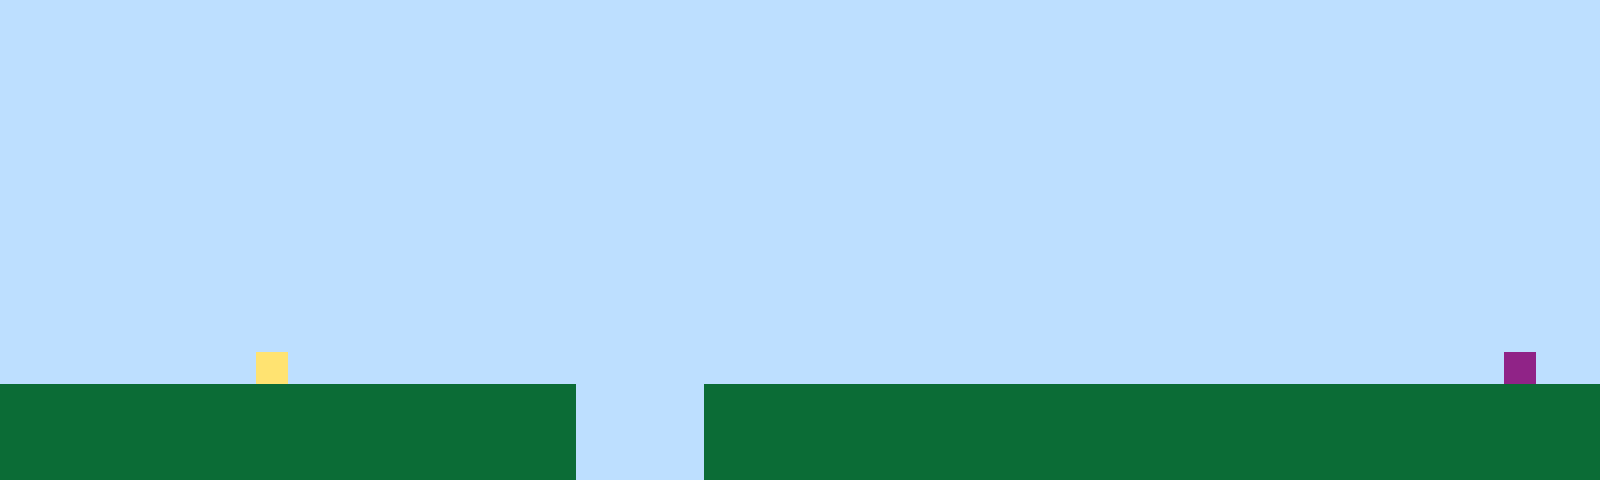

Below is a game level as drawn by its tile map, then a one-line description and the .tmx file that defines it, in full:
An orthogonal 50x15 tile map with 32x32 px tiles, 1 tile layer (Tile Layer 1).

<map version="1.10" tiledversion="1.11.2" orientation="orthogonal" renderorder="right-up" width="50" height="15" tilewidth="32" tileheight="32" infinite="0" nextlayerid="2" nextobjectid="1"><editorsettings><export target="map1.csv" format="csv" /></editorsettings><tileset firstgid="1" name="sprites" tilewidth="32" tileheight="32" tilecount="6" columns="3"><image source="sprites.png" width="96" height="64" /></tileset><layer id="1" name="Tile Layer 1" width="50" height="15"><data encoding="csv">1,1,1,1,1,1,1,1,1,1,1,1,1,1,1,1,1,1,1,1,1,1,1,1,1,1,1,1,1,1,1,1,1,1,1,1,1,1,1,1,1,1,1,1,1,1,1,1,1,1,1,1,1,1,1,1,1,1,1,1,1,1,1,1,1,1,1,1,1,1,1,1,1,1,1,1,1,1,1,1,1,1,1,1,1,1,1,1,1,1,1,1,1,1,1,1,1,1,1,1,1,1,1,1,1,1,1,1,1,1,1,1,1,1,1,1,1,1,1,1,1,1,1,1,1,1,1,1,1,1,1,1,1,1,1,1,1,1,1,1,1,1,1,1,1,1,1,1,1,1,1,1,1,1,1,1,1,1,1,1,1,1,1,1,1,1,1,1,1,1,1,1,1,1,1,1,1,1,1,1,1,1,1,1,1,1,1,1,1,1,1,1,1,1,1,1,1,1,1,1,1,1,1,1,1,1,1,1,1,1,1,1,1,1,1,1,1,1,1,1,1,1,1,1,1,1,1,1,1,1,1,1,1,1,1,1,1,1,1,1,1,1,1,1,1,1,1,1,1,1,1,1,1,1,1,1,1,1,1,1,1,1,1,1,1,1,1,1,1,1,1,1,1,1,1,1,1,1,1,1,1,1,1,1,1,1,1,1,1,1,1,1,1,1,1,1,1,1,1,1,1,1,1,1,1,1,1,1,1,1,1,1,1,1,1,1,1,1,1,1,1,1,1,1,1,1,1,1,1,1,1,1,1,1,1,1,1,1,1,1,1,1,1,1,1,1,1,1,1,1,1,1,1,1,1,1,1,1,1,1,1,1,1,1,1,1,1,1,1,1,1,1,1,1,1,1,1,1,1,1,1,1,1,1,1,1,1,1,1,1,1,1,1,1,1,1,1,1,1,1,1,1,1,1,1,1,1,1,1,1,1,1,1,1,1,1,1,1,1,1,1,1,1,1,1,1,1,1,1,1,1,1,1,1,1,1,1,1,1,1,1,1,1,1,1,1,1,1,1,1,1,1,1,1,1,1,1,1,1,1,1,1,1,1,1,1,1,1,1,1,1,1,1,1,1,1,1,1,1,1,1,1,1,1,1,1,1,1,1,1,1,1,1,1,1,1,1,1,1,1,1,1,1,1,1,1,1,1,1,1,1,1,1,1,1,1,1,1,1,1,1,1,1,1,1,1,1,1,1,1,1,1,1,1,1,1,1,1,1,1,1,1,1,1,1,1,1,1,1,1,1,1,1,1,1,1,1,1,4,1,1,1,1,1,1,1,1,1,1,1,1,1,1,1,1,1,1,1,1,1,1,1,1,1,1,1,1,1,1,1,1,1,1,1,1,1,1,6,1,1,2,2,2,2,2,2,2,2,2,2,2,2,2,2,2,2,2,2,1,1,1,1,2,2,2,2,2,2,2,2,2,2,2,2,2,2,2,2,2,2,2,2,2,2,2,2,2,2,2,2,2,2,2,2,2,2,2,2,2,2,2,2,2,2,2,2,2,2,1,1,1,1,2,2,2,2,2,2,2,2,2,2,2,2,2,2,2,2,2,2,2,2,2,2,2,2,2,2,2,2,2,2,2,2,2,2,2,2,2,2,2,2,2,2,2,2,2,2,1,1,1,1,2,2,2,2,2,2,2,2,2,2,2,2,2,2,2,2,2,2,2,2,2,2,2,2,2,2,2,2</data></layer></map>
